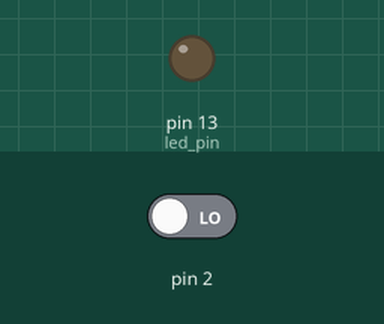
A sketch run on a simulated Arduino Uno, built with avr-gcc and run on an emulated ATmega328P. Parts: output pins drawn as LEDs (lit = HIGH). The inputs (shaded band) are chosen by the test bench; at power-on: pin 2 LOW.

Above: at 1.2 s.
1.3 s: pin 2 driven HIGH
At 2.5 s:
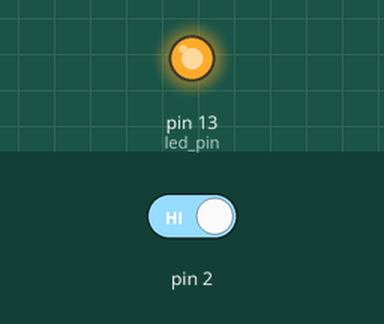
Timing chart, 0 to 4.3 s (numbered marks = the images above; inputs shaded):
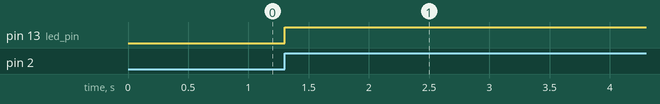

The sketch:

main.ino
```cpp
#define led_pin 13

bool led_pos = false;

void setup() {
  pinMode(led_pin, OUTPUT);
  cli();
  EICRA = 0;
  EICRA |= 1 << ISC01;
  EICRA |= 1 << ISC00;
  EIMSK |= (1<<INT0);
  sei();
}

ISR(INT0_vect){
  led_pos = !led_pos;
}

void loop() {
  digitalWrite(led_pin, led_pos);
}
```

Measured:
- after the input at 1.3 s, pin 13 (led_pin): LOW → HIGH at once
